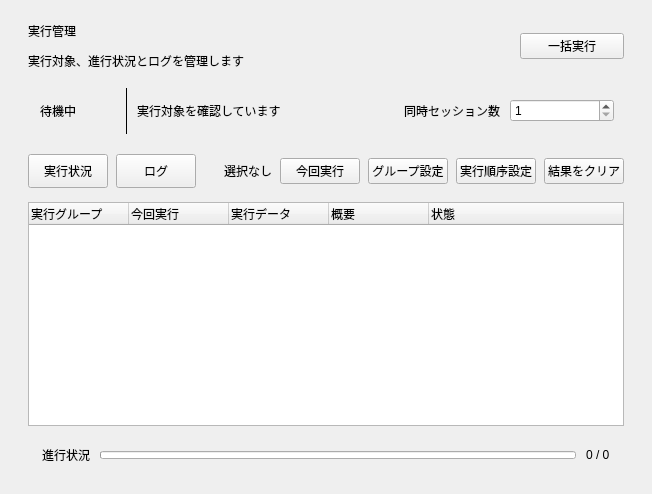
<?xml version="1.0" encoding="utf-8"?>
<ui version="4.0">
  <class>ExecutionForm</class>
  <widget class="QWidget" name="ExecutionForm">
    <layout class="QVBoxLayout" name="rootLayout" stretch="0,0,0,1,0">
      <property name="spacing"><number>12</number></property>
      <property name="leftMargin">
        <number>28</number>
      </property>
      <property name="topMargin">
        <number>22</number>
      </property>
      <property name="rightMargin">
        <number>28</number>
      </property>
      <property name="bottomMargin">
        <number>22</number>
      </property>
      <item>
        <layout class="QHBoxLayout" name="headerLayout">
          <item>
            <layout class="QVBoxLayout" name="headerTitles">
              <item>
                <widget class="QLabel" name="titleLabel">
                  <property name="pageTitle" stdset="0">
                    <bool>true</bool>
                  </property>
                  <property name="text">
                    <string>実行管理</string>
                  </property>
                </widget>
              </item>
              <item>
                <widget class="QLabel" name="subtitleLabel">
                  <property name="muted" stdset="0">
                    <bool>true</bool>
                  </property>
                  <property name="text">
                    <string>実行対象、進行状況とログを管理します</string>
                  </property>
                </widget>
              </item>
            </layout>
          </item>
          <item>
            <spacer name="headerStretch">
              <property name="orientation">
                <enum>Qt::Horizontal</enum>
              </property>
              <property name="sizeHint">
                <size>
                  <width>40</width>
                  <height>20</height>
                </size>
              </property>
            </spacer>
          </item>
          <item>
            <widget class="QPushButton" name="runButton">
              <property name="minimumSize"><size><width>104</width><height>0</height></size></property>
              <property name="primary" stdset="0">
                <bool>true</bool>
              </property>
              <property name="text">
                <string>一括実行</string>
              </property>
            </widget>
          </item>
        </layout>
      </item>
      <item>
        <widget class="QFrame" name="summaryCard">
          <property name="minimumSize"><size><width>0</width><height>58</height></size></property>
          <property name="maximumSize"><size><width>16777215</width><height>58</height></size></property>
          <property name="executionSummary" stdset="0">
            <bool>true</bool>
          </property>
          <property name="card" stdset="0">
            <bool>true</bool>
          </property>
          <layout class="QHBoxLayout" name="summaryLayout">
            <property name="spacing"><number>10</number></property>
            <property name="leftMargin"><number>12</number></property>
            <property name="topMargin"><number>6</number></property>
            <property name="rightMargin"><number>10</number></property>
            <property name="bottomMargin"><number>6</number></property>
            <item>
              <widget class="QLabel" name="statusLabel">
                <property name="minimumSize"><size><width>76</width><height>30</height></size></property>
                <property name="maximumSize"><size><width>16777215</width><height>30</height></size></property>
                <property name="statusBadge" stdset="0">
                  <bool>true</bool>
                </property>
                <property name="text">
                  <string>待機中</string>
                </property>
              </widget>
            </item>
            <item>
              <widget class="QFrame" name="summarySeparator1">
                <property name="minimumSize"><size><width>1</width><height>0</height></size></property>
                <property name="maximumSize"><size><width>1</width><height>16777215</height></size></property>
                <property name="frameShape">
                  <enum>QFrame::VLine</enum>
                </property>
              </widget>
            </item>
            <item>
              <widget class="QLabel" name="targetSummaryLabel">
                <property name="summaryValue" stdset="0">
                  <bool>true</bool>
                </property>
                <property name="text">
                  <string>実行対象を確認しています</string>
                </property>
              </widget>
            </item>
            <item>
              <spacer name="summaryStretch">
                <property name="orientation">
                  <enum>Qt::Horizontal</enum>
                </property>
                <property name="sizeHint">
                  <size>
                    <width>20</width>
                    <height>20</height>
                  </size>
                </property>
              </spacer>
            </item>
            <item>
              <widget class="QLabel" name="sessionLabel">
                <property name="muted" stdset="0">
                  <bool>true</bool>
                </property>
                <property name="text">
                  <string>同時セッション数</string>
                </property>
              </widget>
            </item>
            <item>
              <widget class="QSpinBox" name="sessionSpin">
                <property name="minimumSize"><size><width>104</width><height>0</height></size></property>
                <property name="maximumSize"><size><width>104</width><height>16777215</height></size></property>
                <property name="minimum">
                  <number>1</number>
                </property>
                <property name="maximum">
                  <number>20</number>
                </property>
              </widget>
            </item>
          </layout>
        </widget>
      </item>
      <item>
        <layout class="QHBoxLayout" name="toolbar">
          <property name="spacing"><number>8</number></property>
          <property name="leftMargin"><number>0</number></property>
          <property name="topMargin"><number>2</number></property>
          <property name="rightMargin"><number>0</number></property>
          <property name="bottomMargin"><number>2</number></property>
          <item>
            <widget class="QPushButton" name="statusTabButton">
              <property name="minimumSize"><size><width>78</width><height>34</height></size></property>
              <property name="maximumSize"><size><width>16777215</width><height>34</height></size></property>
              <property name="executionTab" stdset="0">
                <bool>true</bool>
              </property>
              <property name="text">
                <string>実行状況</string>
              </property>
            </widget>
          </item>
          <item>
            <widget class="QPushButton" name="logTabButton">
              <property name="minimumSize"><size><width>78</width><height>34</height></size></property>
              <property name="maximumSize"><size><width>16777215</width><height>34</height></size></property>
              <property name="executionTab" stdset="0">
                <bool>true</bool>
              </property>
              <property name="text">
                <string>ログ</string>
              </property>
            </widget>
          </item>
          <item>
            <spacer name="toolbarStretch">
              <property name="orientation">
                <enum>Qt::Horizontal</enum>
              </property>
              <property name="sizeHint">
                <size>
                  <width>20</width>
                  <height>20</height>
                </size>
              </property>
            </spacer>
          </item>
          <item>
            <widget class="QLabel" name="selectionCountLabel">
              <property name="text">
                <string>選択なし</string>
              </property>
            </widget>
          </item>
          <item>
            <widget class="QPushButton" name="toggleExecutionButton">
              <property name="text">
                <string>今回実行</string>
              </property>
            </widget>
          </item>
          <item>
            <widget class="QPushButton" name="setGroupButton">
              <property name="text">
                <string>グループ設定</string>
              </property>
            </widget>
          </item>
          <item>
            <widget class="QPushButton" name="setOrderButton">
              <property name="text">
                <string>実行順序設定</string>
              </property>
            </widget>
          </item>
          <item>
            <widget class="QPushButton" name="clearResultsButton">
              <property name="danger" stdset="0">
                <bool>true</bool>
              </property>
              <property name="text">
                <string>結果をクリア</string>
              </property>
            </widget>
          </item>
        </layout>
      </item>
      <item>
        <widget class="QStackedWidget" name="executionStack">
          <widget class="QWidget" name="statusPage">
            <layout class="QVBoxLayout" name="statusLayout">
              <property name="leftMargin">
                <number>0</number>
              </property>
              <property name="topMargin">
                <number>0</number>
              </property>
              <property name="rightMargin">
                <number>0</number>
              </property>
              <property name="bottomMargin">
                <number>0</number>
              </property>
              <item>
                <widget class="QTreeWidget" name="executionTree">
                  <property name="expandsOnDoubleClick"><bool>false</bool></property>
                  <column>
                    <property name="text">
                      <string>実行グループ</string>
                    </property>
                  </column>
                  <column>
                    <property name="text">
                      <string>今回実行</string>
                    </property>
                  </column>
                  <column>
                    <property name="text">
                      <string>実行データ</string>
                    </property>
                  </column>
                  <column>
                    <property name="text">
                      <string>概要</string>
                    </property>
                  </column>
                  <column>
                    <property name="text">
                      <string>状態</string>
                    </property>
                  </column>
                </widget>
              </item>
            </layout>
          </widget>
          <widget class="QWidget" name="logPage">
            <layout class="QVBoxLayout" name="logLayout">
              <property name="leftMargin">
                <number>0</number>
              </property>
              <property name="topMargin">
                <number>0</number>
              </property>
              <property name="rightMargin">
                <number>0</number>
              </property>
              <property name="bottomMargin">
                <number>0</number>
              </property>
              <item>
                <layout class="QHBoxLayout" name="logToolbar">
                  <item>
                    <spacer name="logStretch">
                      <property name="orientation">
                        <enum>Qt::Horizontal</enum>
                      </property>
                      <property name="sizeHint">
                        <size>
                          <width>20</width>
                          <height>20</height>
                        </size>
                      </property>
                    </spacer>
                  </item>
                  <item>
                    <widget class="QPushButton" name="clearLogButton">
                      <property name="text">
                        <string>ログをクリア</string>
                      </property>
                    </widget>
                  </item>
                  <item>
                    <widget class="QPushButton" name="copyLogButton">
                      <property name="text">
                        <string>ログをコピー</string>
                      </property>
                    </widget>
                  </item>
                </layout>
              </item>
              <item>
                <widget class="QPlainTextEdit" name="logEdit">
                  <property name="readOnly">
                    <bool>true</bool>
                  </property>
                  <property name="placeholderText">
                    <string>実行ログ</string>
                  </property>
                </widget>
              </item>
            </layout>
          </widget>
        </widget>
      </item>
      <item>
        <widget class="QFrame" name="progressCard">
          <property name="executionProgress" stdset="0">
            <bool>true</bool>
          </property>
          <property name="card" stdset="0">
            <bool>true</bool>
          </property>
          <layout class="QHBoxLayout" name="progressLayout">
            <property name="spacing"><number>10</number></property>
            <property name="leftMargin"><number>14</number></property>
            <property name="topMargin"><number>8</number></property>
            <property name="rightMargin"><number>14</number></property>
            <property name="bottomMargin"><number>8</number></property>
            <item>
              <widget class="QLabel" name="progressLabel">
                <property name="muted" stdset="0">
                  <bool>true</bool>
                </property>
                <property name="text">
                  <string>進行状況</string>
                </property>
              </widget>
            </item>
            <item>
              <widget class="QProgressBar" name="progressBar">
                <property name="minimumSize"><size><width>0</width><height>8</height></size></property>
                <property name="maximumSize"><size><width>16777215</width><height>8</height></size></property>
                <property name="value">
                  <number>0</number>
                </property>
                <property name="textVisible">
                  <bool>false</bool>
                </property>
              </widget>
            </item>
            <item>
              <widget class="QLabel" name="progressCountLabel">
                <property name="progressCount" stdset="0">
                  <bool>true</bool>
                </property>
                <property name="text">
                  <string>0 / 0</string>
                </property>
              </widget>
            </item>
          </layout>
        </widget>
      </item>
    </layout>
  </widget>
  <resources />
  <connections />
</ui>
